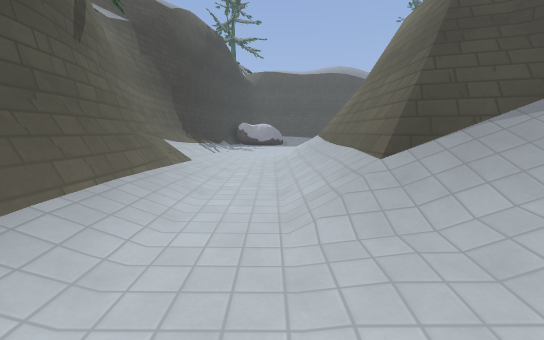
View 1 (above)

12 first-person views from a walk through a Godot game level. The camera is 1.2 m above the floor, tilts 8° down and sees 90° across. The floor is counted in squares, 1 m on a side. Each view is taken from the middle of a square. On the plan, view 1 faces up. The plan holds only what a view shows up to about 13 squares ahead; the rest is blank. The place goes on beyond the plan. Surface patterns are stand-ins for the level's own textures.

View 2
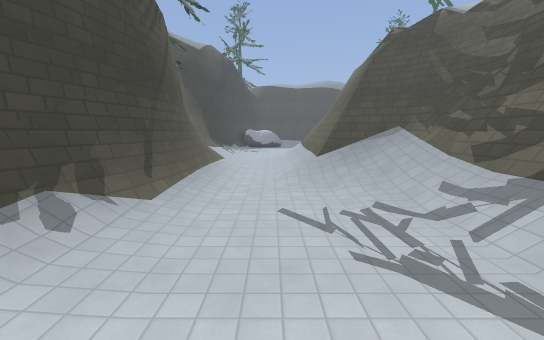

View 3
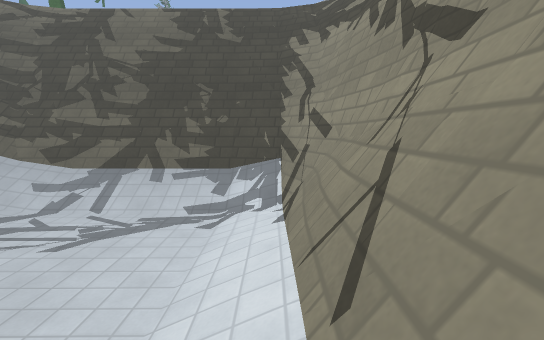

View 4
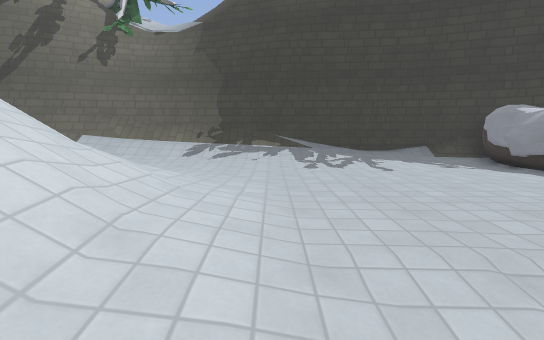

View 5
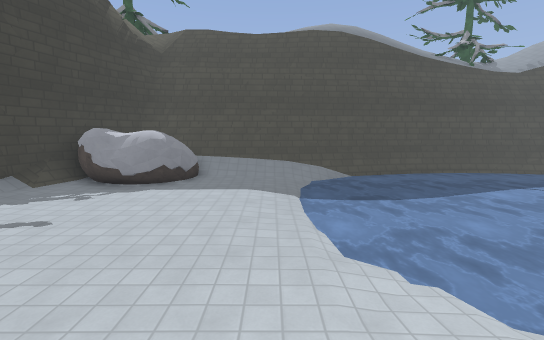

View 6
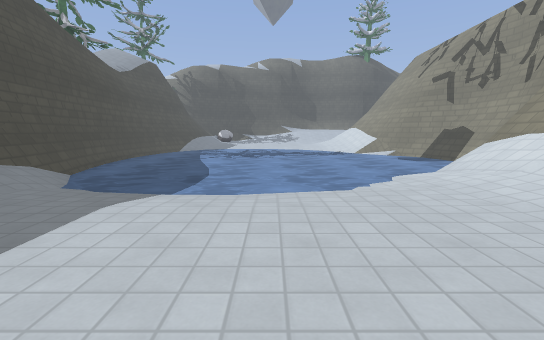

View 7
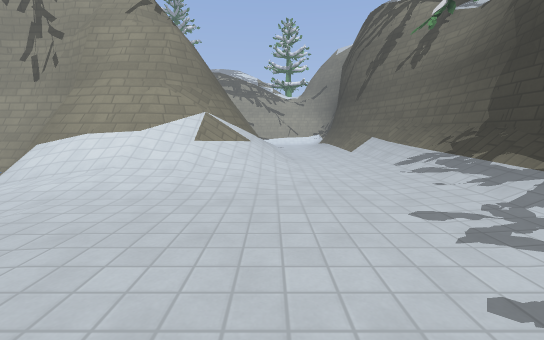

View 8
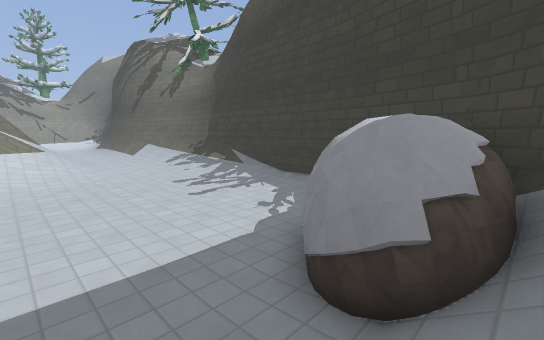

View 9
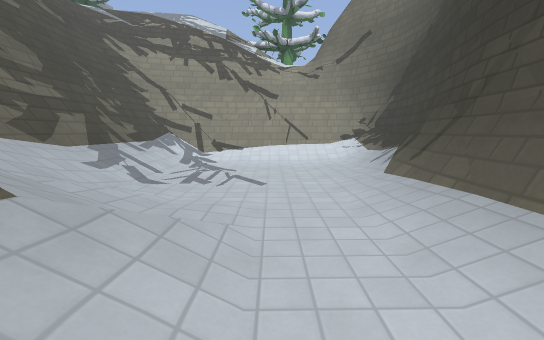

View 10
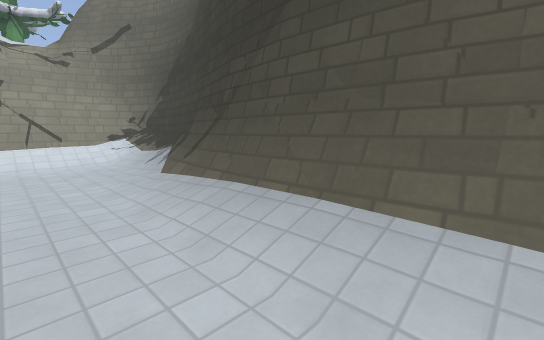

View 11
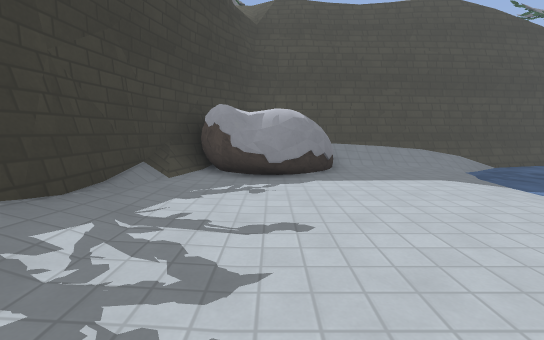

View 12
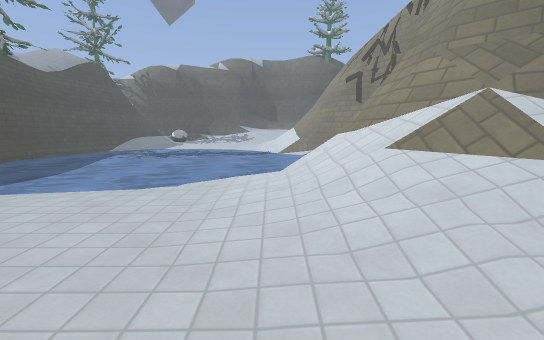

### Floor plan
Key: @ floor where view 1 was taken; # wall or solid block; . main floor; : floor 0.25 m higher than the main floor; - floor 0.25 m lower than the main floor; / step, stairs or slope; = window, fence, low wall or low ledge; ~ water the walk can cross; ≈ water the walk keeps out of; R rock.
Columns run from 5 left of view 1 to 12 right of it. Each row starts with its distance up from view 1.
 28               ####
 27    #############≈≈
 26   ##R#//////~≈≈≈≈≈
 25  ##RRRR....~≈≈≈≈≈≈
 24  #RRRR....-~≈≈≈≈≈≈
 23  #.RR.....~~≈≈≈≈≈≈
 22  #........~≈≈≈≈≈≈≈
 21  #........~≈≈≈≈≈≈≈
 20  #........~~≈≈≈≈≈≈
 19 ##/.......-~≈≈≈≈≈≈
 18 ##/......./~~≈≈≈≈≈
 17 #//........-~~≈≈≈≈
 16 #//..........~~≈≈≈
 15 #//.....::::.-≈≈≈≈
 14 #//...////////~≈≈≈
 13 #//...////==== ≈≈≈
 12 #//...///######=≈≈
 11 #//:..//=##   ####
 10 #//:../=##
  9 #=/:../=#
  8 ##/:../##
  7  #//../##
  6  #=/../###
  5  ##/../=#####
  4   #/..////==#
  3   #/../////##
  2   #/...////##
  1  ##/....:/=#
  0  ##:.@.../=#
 -1  #=....../##
 -2  #/....../##
 -3 ##/....../#
 -4 #//....../#
 -5 #//////../#
 -6 ##////////#
 -7  ##########

Positions as (right, up) in squares from view 1, and headings:
1: (0, 0), facing up
2: (0, -6), facing up
3: (-3, -6), facing right
4: (7, 16), facing left
5: (4, 14), facing up
6: (-1, 20), facing right
7: (1, 21), facing down
8: (3, 26), facing down-left
9: (0, 6), facing down
10: (0, 6), facing down-left
11: (-1, 16), facing up
12: (-1, 15), facing right
